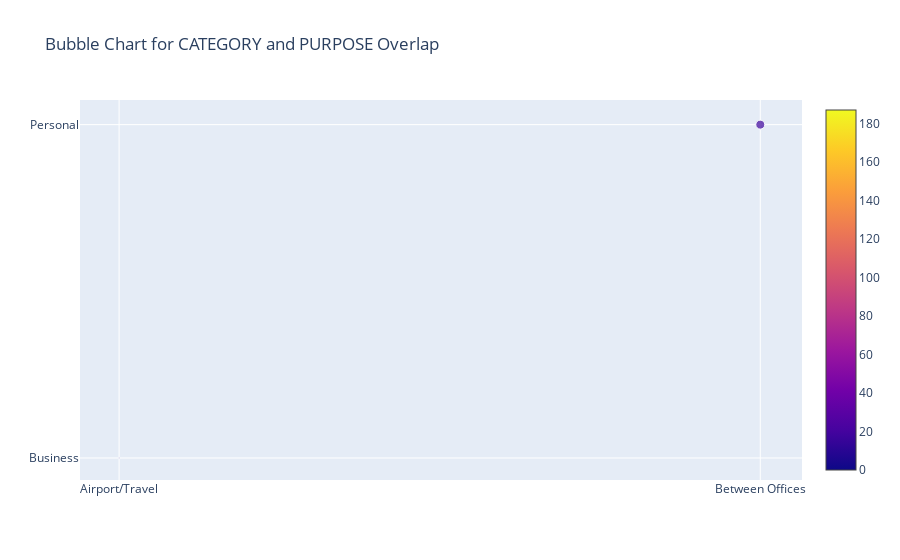

Source (notebook cell):
### Code cell
# CATEGORY and PURPOSE overlap with a bubble chart
category_purpose_overlap = pd.crosstab(df['CATEGORY'], df['PURPOSE'])
fig = go.Figure(data=[go.Scatter(
    x=category_purpose_overlap.columns,
    y=category_purpose_overlap.index,
    mode='markers',
    marker=dict(size=category_purpose_overlap.values.flatten() * 0.5, color=category_purpose_overlap.values.flatten(), showscale=True)
)])
fig.update_layout(title='Bubble Chart for CATEGORY and PURPOSE Overlap')
fig.show()

### Figure 1 — Plotly figure (JSON) as saved in the notebook; plotly's stock layout.template omitted (floating-point values rounded to 4 significant figures)
{"data": [{"marker": {"color": [3, 18, 0, 0, 101, 128, 160, 187, 0, 50, 0, 0, 1, 1, 0, 0, 0, 0, 4, 0], "showscale": true, "size": [1.5, 9, 0, 0, 50.5, 64, 80, 93.5, 0, 25, 0, 0, 0.5, 0.5, 0, 0, 0, 0, 2, 0]}, "mode": "markers", "type": "scatter", "x": ["Airport/Travel", "Between Offices", "Charity ($)", "Commute", "Customer Visit", "Errand/Supplies", "Meal/Entertain", "Meeting", "Moving", "Temporary Site"], "y": ["Business", "Personal"]}], "layout": {"title": {"text": "Bubble Chart for CATEGORY and PURPOSE Overlap"}}}
